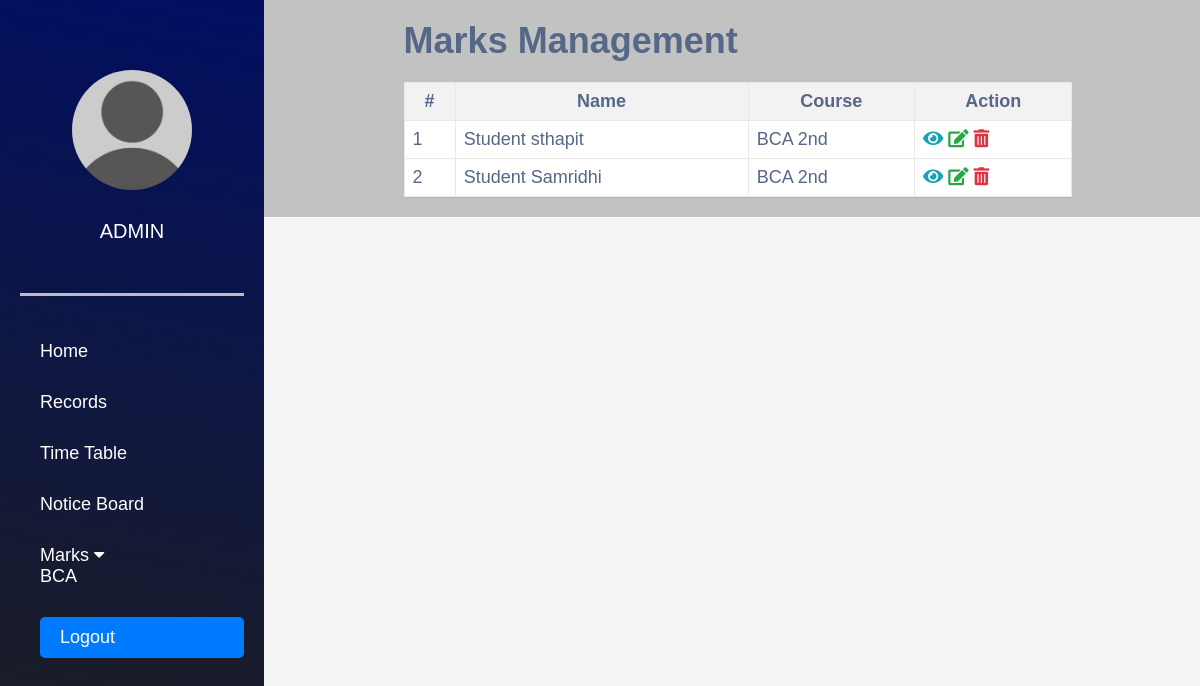
Page /sem2.php on the committed database.
### tables this page shows
CREATE TABLE `users` (
  `id` int(11) NOT NULL,
  `FirstName` varchar(50) DEFAULT NULL,
  `LastName` varchar(50) DEFAULT NULL,
  `DOB` date DEFAULT NULL,
  `Gender` enum('Male','Female','Other') NOT NULL,
  `Role` enum('student','teacher','admin') DEFAULT NULL,
  `Nationality` varchar(50) DEFAULT NULL,
  `User_id` int(100) NOT NULL,
  `Password` varchar(255) DEFAULT NULL,
  `Course` varchar(100) DEFAULT NULL,
  `Semester` varchar(50) DEFAULT NULL,
  `Email` varchar(100) DEFAULT NULL,
  `PhoneNumber` varchar(20) DEFAULT NULL,
  `Address` varchar(255) DEFAULT NULL,
  `EmergencyContactPersonName` varchar(100) DEFAULT NULL,
  `EmergencyContactNumber` tinytext DEFAULT NULL,
  `Photo` varchar(255) NOT NULL,
  `reset_token` varchar(255) NOT NULL
);

### sem2.php (the view, shortened to what this page needs)
<?php
include('dbconnection.php');
?>
<!DOCTYPE html>
<html lang="en">
<head>
    <link href="https://cdnjs.cloudflare.com/ajax/libs/font-awesome/5.15.4/css/all.min.css" rel="stylesheet">
    <link rel="stylesheet" href="src/style.css">
    <link rel="stylesheet" href="style.css">
    <link href="https://cdnjs.cloudflare.com/ajax/libs/font-awesome/5.15.4/css/all.min.css" rel="stylesheet">
    <link rel="stylesheet" href="https://cdnjs.cloudflare.com/ajax/libs/font-awesome/4.7.0/css/font-awesome.min.css">
</head>
<body>
    <div class="head_wrap">
        <div class="side_menu">
            <div class="avatar_profile">
                <img src="./src/images/ass.png" alt="">
            </div>
            <div class="student_info">
                <h3>Admin</h3>
            </div>
            <div class="navigation">
                <ul>
                    <li><a href="admin_dashboard.php">Home</a></li>
                    <li><a href="index1.php">Records</a></li>
                    <li><a href="table.php">Time Table</a></li>
                    <li><a href="noticeboard.php">Notice Board</a></li>
                    <li class="dropdown" id="marks-dropdown">
                    <div class="dropdown-btn">Marks
                    <i class="fa fa-caret-down"></i>
                </div>
                <div class="dropdown-container">
                    <a href="marks_portal.php">BCA</a>
  </div>
</li>
                    <a href="login1.php" class="logout-btn">Logout</a>
                </ul>
            </div>
        </div>
        <div class="info_tab">
            <div class="container-xl">
                <div class="table-responsive">
                    <div class="table-wrapper">
                        <div class="table-title">
                            <div class="row">
                                <div class="title">
                                    <h2>Marks <b>Management</b></h2>
                                </div>
                            </div>
                        </div>
                        <table class="table table-striped table-hover">
                            <thead>
                                <tr>
                                    <th>#</th>
                                    <th>Name</th>
                                    <th>Course</th>
                                    <th>Action</th>
                                </tr>
                            </thead>
                            <tbody>
                            <?php
            $sql = "SELECT * FROM users WHERE Role='student' AND Course='BCA' AND Semester='2nd'";
            $result = mysqli_query($con, $sql);
            if (mysqli_num_rows($result) > 0) {
                $cnt = 1;
                while ($row = mysqli_fetch_assoc($result)) {
                    ?>
            <tr>
                        <td><?php echo $cnt; ?></td>
                        <td><?php echo $row['FirstName'] . ' ' . $row['LastName']; ?></td>
                        <td><?php echo $row['Course'] . " " . $row['Semester']; ?></td>
                        <td>
                            <?php
                            $marks_exist_query = mysqli_prepare($con, "SELECT * FROM marks WHERE User_id=?");
                            mysqli_stmt_bind_param($marks_exist_query, "i", $row['id']);
                            mysqli_stmt_execute($marks_exist_query);
                            mysqli_stmt_store_result($marks_exist_query);
                            $num_rows = mysqli_stmt_num_rows($marks_exist_query);
                            if ($num_rows == 0) {
                                ?>
                                <a href="add_marks.php?addid=<?php echo htmlentities($row['id']); ?>"
                                    class="add-marks-btn" title="Add Marks" data-toggle="tooltip"><i class='fas fa-eye'></i></a>
                            <?php } ?>
                            <a href="edit_marks.php?editid=<?php echo htmlentities($row['id']); ?>"
                                class="edit-marks-btn" title="Edit Marks" data-toggle="tooltip"><i class='fas fa-edit'></i></a>
                            <a href="marks_portal.php?delid=<?php echo htmlentities($row['User_id']); ?>"
                                class="delete-btn" title="Delete" data-toggle="tooltip"><i class='fas fa-trash-alt'></i></a>
                        </td>
                    </tr>
                    <?php
                    $cnt++;
                }
            } else {
                ?>
                <tr>
                    <td colspan="6" style="text-align:center; color:red;">No Record Found</td>
                </tr>
            <?php } ?>
        </tbody>
    </table>
                    </div>
                </div>
            </div>
        </div>
    </div>
</body>
</html>

### src/style.css (style rules this page uses)
* { padding: 0px; margin: 0px; box-sizing: border-box; }
body { font-family: 'Poppins', sans-serif; color: #252525; font-size: 18px; }
body h1,h2, h3 { font-family: 'Work Sans', sans-serif; }
* { box-sizing: border-box; }
body { margin: 0; font-family: Arial, sans-serif; }
.row { display: flex; justify-content: space-between; }
img { width: 100%; height: auto; }
.head_wrap { display: flex; flex-direction: row; width: 100%; background: rgb(194, 194, 194); }
.side_menu { padding: 20px; width: 22%; color: white; background: linear-gradient(10deg, rgba(31,31,31,1) 0%, rgba(0,15,97,1) 100%); }
.info_tab { padding: 20px; width: 73%; }
.student_info { padding-top: 30px; display: flex; flex-direction: column; align-items: center; }
.student_info h3 { text-transform: uppercase; font-size: 20px; font-weight: 500; }
.avatar_profile { width: 120px; height: 120px; margin: auto; margin-top:50px ; }
.avatar_profile img { border-radius: 50%; object-fit: cover; width: 100%; height: 100%; }
.navigation ul { list-style: none; }
.navigation a { text-decoration: none; color: white; }
.navigation { border-top: 3px solid rgb(189, 189, 189); padding-top: 45px; margin-top: 50px; padding-left: 20px; }
.navigation ul { display: flex; flex-direction: column; gap: 30px; }
.logout-btn { display: inline-block; padding: 10px 20px; background-color: #007bff; color: #fff; text-decoration: none; border-radius: 5px; transition: background-color 0.3s ease; }
.side_menu { height:100vh; position:fixed; }
.info_tab { margin-left: 25%; }

### style.css (style rules this page uses)
* { padding: 0; margin: 0; box-sizing: border-box; }
html { font-size: 10px; font-family: 'Montserrat', sans-serif; scroll-behavior: smooth; }
a { text-decoration: none; }
img { height: 100%; width: 100%; object-fit: cover; }
.add-marks-btn { color: #17a2b8; }
.edit-marks-btn { color:#28a745; }
.delete-btn { color:#dc3545; }

### sem2.php (style rules this page uses)
body { font-family: Arial, sans-serif; background-color: #f5f5f5; color: #566787; }
.container-xl { width: 80%; margin: 0 auto; }
.table { width: 100%; border-collapse: collapse; background-color: #fff; box-shadow: 0 1px 1px rgba(0, 0, 0, 0.05); }
.row { display: flex; }
.table th, .table td { border: 1px solid #e9e9e9; padding: 8px; }
.table th { background-color: #f2f2f2; }
.table td { text-align: left; }
.table-title { font-size: 24px; margin-bottom: 20px; }
.title { text-align: center; }

### rows in the picture
users: FirstName "Student", LastName "sthapit", Course "BCA", Semester "2nd"
users: FirstName "Student", LastName "Samridhi", Course "BCA", Semester "2nd"
